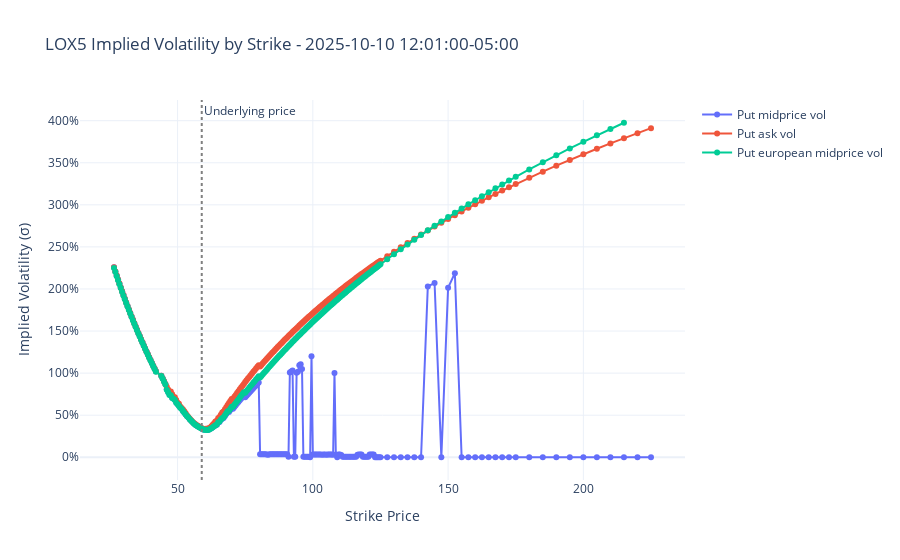

Source (notebook cell):
### Markdown cell above
Yikes! It really struggles to get implied vols at the market midprice for those deep puts!

POLL: Are those puts deep in or deep out of the money?


We can also compare to the Black vol, i.e., as if it is European.

### Code cell
fig = go.Figure()
add_vol_plot(fig=fig, vol_df=put_options, name="Put midprice vol", y_col="iv_midprice")
add_vol_plot(fig=fig, vol_df=put_options, name="Put ask vol", y_col="iv_ask")
add_vol_plot(
    fig=fig, vol_df=put_options, name="Put european midprice vol", y_col="european_vol"
)
add_underlying(fig=fig, underlying_price=underlying_price)
layout_vol(fig=fig, label=option_label, detail=end)
fig.show()

### Figure 1 — Plotly figure (JSON) as saved in the notebook; plotly's stock layout.template omitted (floating-point values rounded to 4 significant figures; data arrays with more than 128 entries replaced by an {"elided": "..."} marker saying what was removed)
{"data": [{"mode": "lines+markers", "name": "Put midprice vol", "x": {"elided": "225 float values"}, "y": {"elided": "225 float values"}, "type": "scatter"}, {"mode": "lines+markers", "name": "Put ask vol", "x": {"elided": "225 float values"}, "y": {"elided": "225 float values"}, "type": "scatter"}, {"mode": "lines+markers", "name": "Put european midprice vol", "x": {"elided": "225 float values"}, "y": {"elided": "225 float values"}, "type": "scatter"}], "layout": {"shapes": [{"line": {"color": "gray", "dash": "dot"}, "type": "line", "x0": 58.94, "x1": 58.94, "xref": "x", "y0": 0, "y1": 1, "yref": "y domain"}], "annotations": [{"showarrow": false, "text": "Underlying price", "x": 58.94, "xanchor": "left", "xref": "x", "y": 1, "yanchor": "top", "yref": "y domain"}], "title": {"text": "LOX5 Implied Volatility by Strike - 2025-10-10 12:01:00-05:00"}, "xaxis": {"title": {"text": "Strike Price"}}, "yaxis": {"title": {"text": "Implied Volatility (σ)"}, "tickformat": ".0%"}}}
